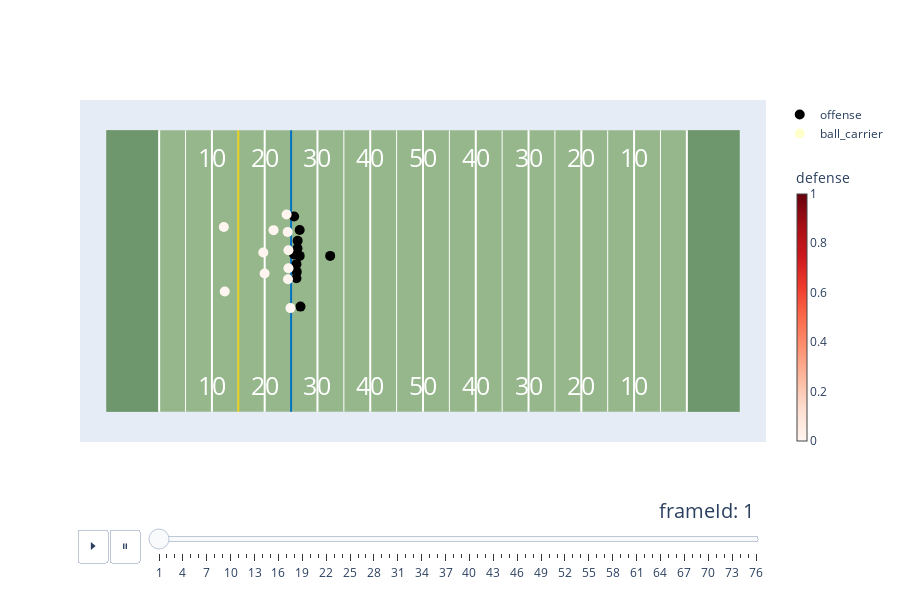

Notebook code cell kept with this figure:
### Code cell
field_proba.fig.show()

### Figure 1 — Plotly figure (JSON) as saved in the notebook; plotly's stock layout.template omitted (floating-point values rounded to 4 significant figures)
{"data": [{"hoverinfo": "none", "marker": {"color": "black", "size": 10}, "mode": "markers", "name": "offense", "type": "scatter", "x": [36.63, 35.58, 36.25, 36.02, 36.63, 36.08, 35.57, 36.22, 42.41, 36.02, 36.78], "y": [29.51, 36.97, 32.39, 25.26, 34.41, 26.48, 29.8, 30.97, 29.51, 27.95, 19.9]}, {"hoverinfo": "none", "marker": {"color": "yellow", "opacity": 0, "size": 10}, "mode": "markers", "name": "ball_carrier", "type": "scatter", "x": [0], "y": [0]}, {"customdata": [[37075, "Von Miller", "OLB", "BUF", 0], [40107, "Micah Hyde", "FS", "BUF", 0], [40166, "Jordan Poyer", "SS", "BUF", 0], [41341, "DaQuan Jones", "DT", "BUF", 0], [44976, "Matt Milano", "OLB", "BUF", 0], [46085, "Tremaine Edmunds", "ILB", "BUF", 0], [46190, "Taron Johnson", "CB", "BUF", 0], [46232, "Tim Settle", "DT", "BUF", 0], [52647, "Dane Jackson", "CB", "BUF", 0], [53459, "Gregory Rousseau", "DE", "BUF", 0], [54488, "Kaiir Elam", "CB", "BUF", 0]], "hovertemplate": "<b>nflId:</b> %{customdata[0]}<br><b>Player:</b> %{customdata[1]} %{customdata[2]}<br><b>Team:</b> %{customdata[3]}<br><br><b>Tackling Probability:</b> %{customdata[4]}", "marker": {"cmax": 1, "cmin": 0, "color": ["#fff5f0", "#fff5f0", "#fff5f0", "#fff5f0", "#fff5f0", "#fff5f0", "#fff5f0", "#fff5f0", "#fff5f0", "#fff5f0", "#fff5f0"], "colorbar": {"len": 0.85, "thickness": 10, "title": {"text": "defense"}, "x": 1.03, "y": 0.4}, "colorscale": [[0, "rgb(255,245,240)"], [0.125, "rgb(254,224,210)"], [0.25, "rgb(252,187,161)"], [0.375, "rgb(252,146,114)"], [0.5, "rgb(251,106,74)"], [0.625, "rgb(239,59,44)"], [0.75, "rgb(203,24,29)"], [0.875, "rgb(165,15,21)"], [1, "rgb(103,0,13)"]], "size": 10}, "mode": "markers", "name": "defense", "showlegend": false, "type": "scatter", "x": [34.36, 22.26, 22.43, 34.51, 29.98, 29.73, 31.68, 34.5, 34.15, 34.42, 34.88], "y": [34.03, 35, 22.78, 27.16, 26.17, 30.17, 34.39, 30.57, 37.36, 25.1, 19.62]}], "layout": {"annotations": [{"font": {"color": "white", "size": 25}, "showarrow": false, "text": "10", "x": 20, "y": 48.3}, {"font": {"color": "white", "size": 25}, "showarrow": false, "text": "20", "x": 30, "y": 48.3}, {"font": {"color": "white", "size": 25}, "showarrow": false, "text": "30", "x": 40, "y": 48.3}, {"font": {"color": "white", "size": 25}, "showarrow": false, "text": "40", "x": 50, "y": 48.3}, {"font": {"color": "white", "size": 25}, "showarrow": false, "text": "50", "x": 60, "y": 48.3}, {"font": {"color": "white", "size": 25}, "showarrow": false, "text": "40", "x": 70, "y": 48.3}, {"font": {"color": "white", "size": 25}, "showarrow": false, "text": "30", "x": 80, "y": 48.3}, {"font": {"color": "white", "size": 25}, "showarrow": false, "text": "20", "x": 90, "y": 48.3}, {"font": {"color": "white", "size": 25}, "showarrow": false, "text": "10", "x": 100, "y": 48.3}, {"font": {"color": "white", "size": 25}, "showarrow": false, "text": "10", "x": 20, "y": 5}, {"font": {"color": "white", "size": 25}, "showarrow": false, "text": "20", "x": 30, "y": 5}, {"font": {"color": "white", "size": 25}, "showarrow": false, "text": "30", "x": 40, "y": 5}, {"font": {"color": "white", "size": 25}, "showarrow": false, "text": "40", "x": 50, "y": 5}, {"font": {"color": "white", "size": 25}, "showarrow": false, "text": "50", "x": 60, "y": 5}, {"font": {"color": "white", "size": 25}, "showarrow": false, "text": "40", "x": 70, "y": 5}, {"font": {"color": "white", "size": 25}, "showarrow": false, "text": "30", "x": 80, "y": 5}, {"font": {"color": "white", "size": 25}, "showarrow": false, "text": "20", "x": 90, "y": 5}, {"font": {"color": "white", "size": 25}, "showarrow": false, "text": "10", "x": 100, "y": 5}], "height": 600, "shapes": [{"fillcolor": "#96B78C", "layer": "below", "line": {"width": 0}, "type": "rect", "x0": 0, "x1": 120, "y0": 0, "y1": 53.3}, {"fillcolor": "#6F976D", "layer": "below", "line": {"width": 0}, "type": "rect", "x0": 0, "x1": 10, "y0": 0, "y1": 53.3}, {"fillcolor": "#6F976D", "layer": "below", "line": {"width": 0}, "type": "rect", "x0": 110, "x1": 120, "y0": 0, "y1": 53.3}, {"layer": "below", "line": {"color": "white", "width": 2}, "type": "line", "x0": 10, "x1": 10, "y0": 0, "y1": 53.3}, {"layer": "below", "line": {"color": "white", "width": 1}, "type": "line", "x0": 15, "x1": 15, "y0": 0, "y1": 53.3}, {"layer": "below", "line": {"color": "white", "width": 2}, "type": "line", "x0": 20, "x1": 20, "y0": 0, "y1": 53.3}, {"layer": "below", "line": {"color": "white", "width": 1}, "type": "line", "x0": 25, "x1": 25, "y0": 0, "y1": 53.3}, {"layer": "below", "line": {"color": "white", "width": 2}, "type": "line", "x0": 30, "x1": 30, "y0": 0, "y1": 53.3}, {"layer": "below", "line": {"color": "white", "width": 1}, "type": "line", "x0": 35, "x1": 35, "y0": 0, "y1": 53.3}, {"layer": "below", "line": {"color": "white", "width": 2}, "type": "line", "x0": 40, "x1": 40, "y0": 0, "y1": 53.3}, {"layer": "below", "line": {"color": "white", "width": 1}, "type": "line", "x0": 45, "x1": 45, "y0": 0, "y1": 53.3}, {"layer": "below", "line": {"color": "white", "width": 2}, "type": "line", "x0": 50, "x1": 50, "y0": 0, "y1": 53.3}, {"layer": "below", "line": {"color": "white", "width": 1}, "type": "line", "x0": 55, "x1": 55, "y0": 0, "y1": 53.3}, {"layer": "below", "line": {"color": "white", "width": 2}, "type": "line", "x0": 60, "x1": 60, "y0": 0, "y1": 53.3}, {"layer": "below", "line": {"color": "white", "width": 1}, "type": "line", "x0": 65, "x1": 65, "y0": 0, "y1": 53.3}, {"layer": "below", "line": {"color": "white", "width": 2}, "type": "line", "x0": 70, "x1": 70, "y0": 0, "y1": 53.3}, {"layer": "below", "line": {"color": "white", "width": 1}, "type": "line", "x0": 75, "x1": 75, "y0": 0, "y1": 53.3}, {"layer": "below", "line": {"color": "white", "width": 2}, "type": "line", "x0": 80, "x1": 80, "y0": 0, "y1": 53.3}, {"layer": "below", "line": {"color": "white", "width": 1}, "type": "line", "x0": 85, "x1": 85, "y0": 0, "y1": 53.3}, {"layer": "below", "line": {"color": "white", "width": 2}, "type": "line", "x0": 90, "x1": 90, "y0": 0, "y1": 53.3}, {"layer": "below", "line": {"color": "white", "width": 1}, "type": "line", "x0": 95, "x1": 95, "y0": 0, "y1": 53.3}, {"layer": "below", "line": {"color": "white", "width": 2}, "type": "line", "x0": 100, "x1": 100, "y0": 0, "y1": 53.3}, {"layer": "below", "line": {"color": "white", "width": 1}, "type": "line", "x0": 105, "x1": 105, "y0": 0, "y1": 53.3}, {"layer": "below", "line": {"color": "white", "width": 2}, "type": "line", "x0": 110, "x1": 110, "y0": 0, "y1": 53.3}, {"layer": "below", "line": {"color": "#0070C0", "width": 2}, "type": "line", "x0": 35, "x1": 35, "y0": 0, "y1": 53.3}, {"layer": "below", "line": {"color": "#E9D11F", "width": 2}, "type": "line", "x0": 25, "x1": 25, "y0": 0, "y1": 53.3}], "sliders": [{"active": 0, "currentvalue": {"font": {"size": 20}, "prefix": "frameId: ", "visible": true, "xanchor": "right"}, "len": 0.9, "pad": {"b": 10, "t": 50}, "steps": [{"args": [["1"], {"frame": {"duration": 50, "redraw": false}, "mode": "immediate", "transition": {"duration": 0}}], "label": "1", "method": "animate"}, {"args": [["2"], {"frame": {"duration": 50, "redraw": false}, "mode": "immediate", "transition": {"duration": 0}}], "label": "2", "method": "animate"}, {"args": [["3"], {"frame": {"duration": 50, "redraw": false}, "mode": "immediate", "transition": {"duration": 0}}], "label": "3", "method": "animate"}, {"args": [["4"], {"frame": {"duration": 50, "redraw": false}, "mode": "immediate", "transition": {"duration": 0}}], "label": "4", "method": "animate"}, {"args": [["5"], {"frame": {"duration": 50, "redraw": false}, "mode": "immediate", "transition": {"duration": 0}}], "label": "5", "method": "animate"}, {"args": [["6"], {"frame": {"duration": 50, "redraw": false}, "mode": "immediate", "transition": {"duration": 0}}], "label": "6", "method": "animate"}, {"args": [["7"], {"frame": {"duration": 50, "redraw": false}, "mode": "immediate", "transition": {"duration": 0}}], "label": "7", "method": "animate"}, {"args": [["8"], {"frame": {"duration": 50, "redraw": false}, "mode": "immediate", "transition": {"duration": 0}}], "label": "8", "method": "animate"}, {"args": [["9"], {"frame": {"duration": 50, "redraw": false}, "mode": "immediate", "transition": {"duration": 0}}], "label": "9", "method": "animate"}, {"args": [["10"], {"frame": {"duration": 50, "redraw": false}, "mode": "immediate", "transition": {"duration": 0}}], "label": "10", "method": "animate"}, {"args": [["11"], {"frame": {"duration": 50, "redraw": false}, "mode": "immediate", "transition": {"duration": 0}}], "label": "11", "method": "animate"}, {"args": [["12"], {"frame": {"duration": 50, "redraw": false}, "mode": "immediate", "transition": {"duration": 0}}], "label": "12", "method": "animate"}, {"args": [["13"], {"frame": {"duration": 50, "redraw": false}, "mode": "immediate", "transition": {"duration": 0}}], "label": "13", "method": "animate"}, {"args": [["14"], {"frame": {"duration": 50, "redraw": false}, "mode": "immediate", "transition": {"duration": 0}}], "label": "14", "method": "animate"}, {"args": [["15"], {"frame": {"duration": 50, "redraw": false}, "mode": "immediate", "transition": {"duration": 0}}], "label": "15", "method": "animate"}, {"args": [["16"], {"frame": {"duration": 50, "redraw": false}, "mode": "immediate", "transition": {"duration": 0}}], "label": "16", "method": "animate"}, {"args": [["17"], {"frame": {"duration": 50, "redraw": false}, "mode": "immediate", "transition": {"duration": 0}}], "label": "17", "method": "animate"}, {"args": [["18"], {"frame": {"duration": 50, "redraw": false}, "mode": "immediate", "transition": {"duration": 0}}], "label": "18", "method": "animate"}, {"args": [["19"], {"frame": {"duration": 50, "redraw": false}, "mode": "immediate", "transition": {"duration": 0}}], "label": "19", "method": "animate"}, {"args": [["20"], {"frame": {"duration": 50, "redraw": false}, "mode": "immediate", "transition": {"duration": 0}}], "label": "20", "method": "animate"}, {"args": [["21"], {"frame": {"duration": 50, "redraw": false}, "mode": "immediate", "transition": {"duration": 0}}], "label": "21", "method": "animate"}, {"args": [["22"], {"frame": {"duration": 50, "redraw": false}, "mode": "immediate", "transition": {"duration": 0}}], "label": "22", "method": "animate"}, {"args": [["23"], {"frame": {"duration": 50, "redraw": false}, "mode": "immediate", "transition": {"duration": 0}}], "label": "23", "method": "animate"}, {"args": [["24"], {"frame": {"duration": 50, "redraw": false}, "mode": "immediate", "transition": {"duration": 0}}], "label": "24", "method": "animate"}, {"args": [["25"], {"frame": {"duration": 50, "redraw": false}, "mode": "immediate", "transition": {"duration": 0}}], "label": "25", "method": "animate"}, {"args": [["26"], {"frame": {"duration": 50, "redraw": false}, "mode": "immediate", "transition": {"duration": 0}}], "label": "26", "method": "animate"}, {"args": [["27"], {"frame": {"duration": 50, "redraw": false}, "mode": "immediate", "transition": {"duration": 0}}], "label": "27", "method": "animate"}, {"args": [["28"], {"frame": {"duration": 50, "redraw": false}, "mode": "immediate", "transition": {"duration": 0}}], "label": "28", "method": "animate"}, {"args": [["29"], {"frame": {"duration": 50, "redraw": false}, "mode": "immediate", "transition": {"duration": 0}}], "label": "29", "method": "animate"}, {"args": [["30"], {"frame": {"duration": 50, "redraw": false}, "mode": "immediate", "transition": {"duration": 0}}], "label": "30", "method": "animate"}, {"args": [["31"], {"frame": {"duration": 50, "redraw": false}, "mode": "immediate", "transition": {"duration": 0}}], "label": "31", "method": "animate"}, {"args": [["32"], {"frame": {"duration": 50, "redraw": false}, "mode": "immediate", "transition": {"duration": 0}}], "label": "32", "method": "animate"}, {"args": [["33"], {"frame": {"duration": 50, "redraw": false}, "mode": "immediate", "transition": {"duration": 0}}], "label": "33", "method": "animate"}, {"args": [["34"], {"frame": {"duration": 50, "redraw": false}, "mode": "immediate", "transition": {"duration": 0}}], "label": "34", "method": "animate"}, {"args": [["35"], {"frame": {"duration": 50, "redraw": false}, "mode": "immediate", "transition": {"duration": 0}}], "label": "35", "method": "animate"}, {"args": [["36"], {"frame": {"duration": 50, "redraw": false}, "mode": "immediate", "transition": {"duration": 0}}], "label": "36", "method": "animate"}, {"args": [["37"], {"frame": {"duration": 50, "redraw": false}, "mode": "immediate", "transition": {"duration": 0}}], "label": "37", "method": "animate"}, {"args": [["38"], {"frame": {"duration": 50, "redraw": false}, "mode": "immediate", "transition": {"duration": 0}}], "label": "38", "method": "animate"}, {"args": [["39"], {"frame": {"duration": 50, "redraw": false}, "mode": "immediate", "transition": {"duration": 0}}], "label": "39", "method": "animate"}, {"args": [["40"], {"frame": {"duration": 50, "redraw": false}, "mode": "immediate", "transition": {"duration": 0}}], "label": "40", "method": "animate"}, {"args": [["41"], {"frame": {"duration": 50, "redraw": false}, "mode": "immediate", "transition": {"duration": 0}}], "label": "41", "method": "animate"}, {"args": [["42"], {"frame": {"duration": 50, "redraw": false}, "mode": "immediate", "transition": {"duration": 0}}], "label": "42", "method": "animate"}, {"args": [["43"], {"frame": {"duration": 50, "redraw": false}, "mode": "immediate", "transition": {"duration": 0}}], "label": "43", "method": "animate"}, {"args": [["44"], {"frame": {"duration": 50, "redraw": false}, "mode": "immediate", "transition": {"duration": 0}}], "label": "44", "method": "animate"}, {"args": [["45"], {"frame": {"duration": 50, "redraw": false}, "mode": "immediate", "transition": {"duration": 0}}], "label": "45", "method": "animate"}, {"args": [["46"], {"frame": {"duration": 50, "redraw": false}, "mode": "immediate", "transition": {"duration": 0}}], "label": "46", "method": "animate"}, {"args": [["47"], {"frame": {"duration": 50, "redraw": false}, "mode": "immediate", "transition": {"duration": 0}}], "label": "47", "method": "animate"}, {"args": [["48"], {"frame": {"duration": 50, "redraw": false}, "mode": "immediate", "transition": {"duration": 0}}], "label": "48", "method": "animate"}, {"args": [["49"], {"frame": {"duration": 50, "redraw": false}, "mode": "immediate", "transition": {"duration": 0}}], "label": "49", "method": "animate"}, {"args": [["50"], {"frame": {"duration": 50, "redraw": false}, "mode": "immediate", "transition": {"duration": 0}}], "label": "50", "method": "animate"}, {"args": [["51"], {"frame": {"duration": 50, "redraw": false}, "mode": "immediate", "transition": {"duration": 0}}], "label": "51", "method": "animate"}, {"args": [["52"], {"frame": {"duration": 50, "redraw": false}, "mode": "immediate", "transition": {"duration": 0}}], "label": "52", "method": "animate"}, {"args": [["53"], {"frame": {"duration": 50, "redraw": false}, "mode": "immediate", "transition": {"duration": 0}}], "label": "53", "method": "animate"}, {"args": [["54"], {"frame": {"duration": 50, "redraw": false}, "mode": "immediate", "transition": {"duration": 0}}], "label": "54", "method": "animate"}, {"args": [["55"], {"frame": {"duration": 50, "redraw": false}, "mode": "immediate", "transition": {"duration": 0}}], "label": "55", "method": "animate"}, {"args": [["56"], {"frame": {"duration": 50, "redraw": false}, "mode": "immediate", "transition": {"duration": 0}}], "label": "56", "method": "animate"}, {"args": [["57"], {"frame": {"duration": 50, "redraw": false}, "mode": "immediate", "transition": {"duration": 0}}], "label": "57", "method": "animate"}, {"args": [["58"], {"frame": {"duration": 50, "redraw": false}, "mode": "immediate", "transition": {"duration": 0}}], "label": "58", "method": "animate"}, {"args": [["59"], {"frame": {"duration": 50, "redraw": false}, "mode": "immediate", "transition": {"duration": 0}}], "label": "59", "method": "animate"}, {"args": [["60"], {"frame": {"duration": 50, "redraw": false}, "mode": "immediate", "transition": {"duration": 0}}], "label": "60", "method": "animate"}, {"args": [["61"], {"frame": {"duration": 50, "redraw": false}, "mode": "immediate", "transition": {"duration": 0}}], "label": "61", "method": "animate"}, {"args": [["62"], {"frame": {"duration": 50, "redraw": false}, "mode": "immediate", "transition": {"duration": 0}}], "label": "62", "method": "animate"}, {"args": [["63"], {"frame": {"duration": 50, "redraw": false}, "mode": "immediate", "transition": {"duration": 0}}], "label": "63", "method": "animate"}, {"args": [["64"], {"frame": {"duration": 50, "redraw": false}, "mode": "immediate", "transition": {"duration": 0}}], "label": "64", "method": "animate"}, {"args": [["65"], {"frame": {"duration": 50, "redraw": false}, "mode": "immediate", "transition": {"duration": 0}}], "label": "65", "method": "animate"}, {"args": [["66"], {"frame": {"duration": 50, "redraw": false}, "mode": "immediate", "transition": {"duration": 0}}], "label": "66", "method": "animate"}, {"args": [["67"], {"frame": {"duration": 50, "redraw": false}, "mode": "immediate", "transition": {"duration": 0}}], "label": "67", "method": "animate"}, {"args": [["68"], {"frame": {"duration": 50, "redraw": false}, "mode": "immediate", "transition": {"duration": 0}}], "label": "68", "method": "animate"}, {"args": [["69"], {"frame": {"duration": 50, "redraw": false}, "mode": "immediate", "transition": {"duration": 0}}], "label": "69", "method": "animate"}, {"args": [["70"], {"frame": {"duration": 50, "redraw": false}, "mode": "immediate", "transition": {"duration": 0}}], "label": "70", "method": "animate"}, {"args": [["71"], {"frame": {"duration": 50, "redraw": false}, "mode": "immediate", "transition": {"duration": 0}}], "label": "71", "method": "animate"}, {"args": [["72"], {"frame": {"duration": 50, "redraw": false}, "mode": "immediate", "transition": {"duration": 0}}], "label": "72", "method": "animate"}, {"args": [["73"], {"frame": {"duration": 50, "redraw": false}, "mode": "immediate", "transition": {"duration": 0}}], "label": "73", "method": "animate"}, {"args": [["74"], {"frame": {"duration": 50, "redraw": false}, "mode": "immediate", "transition": {"duration": 0}}], "label": "74", "method": "animate"}, {"args": [["75"], {"frame": {"duration": 50, "redraw": false}, "mode": "immediate", "transition": {"duration": 0}}], "label": "75", "method": "animate"}, {"args": [["76"], {"frame": {"duration": 50, "redraw": false}, "mode": "immediate", "transition": {"duration": 0}}], "label": "76", "method": "animate"}], "transition": {"duration": 50, "easing": "cubic-in-out"}, "x": 0.1, "xanchor": "left", "y": 0, "yanchor": "top"}], "updatemenus": [{"buttons": [{"args": [null, {"frame": {"duration": 50, "redraw": false}, "fromcurrent": true, "transition": {"duration": 0}}], "label": "⏵", "method": "animate"}, {"args": [[null], {"frame": {"duration": 0, "redraw": false}, "mode": "immediate", "transition": {"duration": 0}}], "label": "⏸", "method": "animate"}], "direction": "left", "pad": {"r": 10, "t": 87}, "showactive": false, "type": "buttons", "x": 0.1, "xanchor": "right", "y": 0, "yanchor": "top"}], "xaxis": {"range": [-5, 125], "visible": false}, "yaxis": {"range": [-5, 58.3], "scaleanchor": "x", "scaleratio": 1, "visible": false}}}
